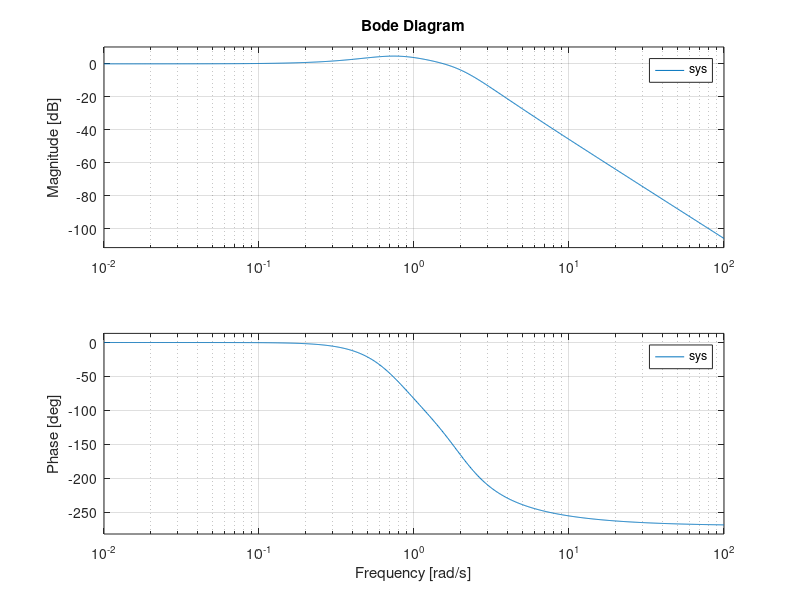

This chart was generated by the following MATLAB code:
clc; clear; close all

m1 = 1;
m2 = 2;
k1 = 5;
k2 = 1;
b = 2;

num = [k1*b, k1*k2];
den = [m1*m2, (m1 + m2)*b, (k1*m2 + (m1 + m2)*k2), k1*b, k1*k2];

sys = tf(num, den)

bode(sys)